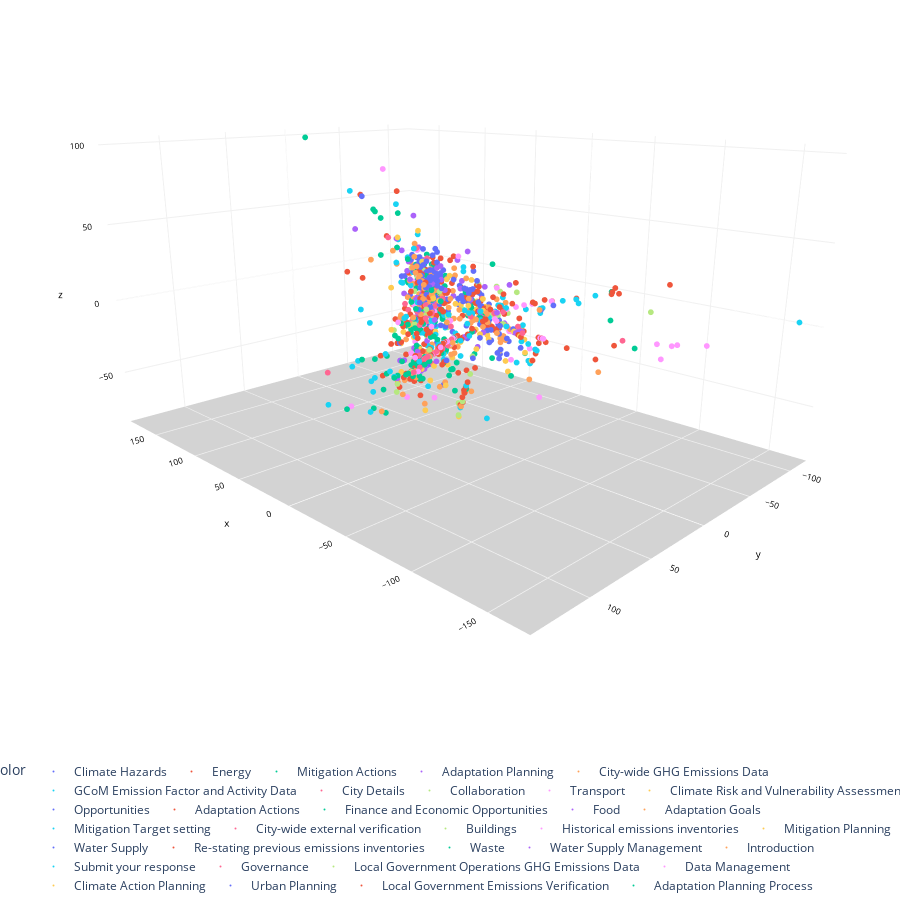

Notebook cell for this chart:
### Code cell
# Create a 3D scatter plot
fig = px.scatter_3d(None, 
                    x=X_trans3[:,0], 
                    y=X_trans3[:,1], 
                    z=X_trans3[:,2],
                    color=y.astype(str),
                    height=900, width=900
                   )

# Update chart looks
fig.update_layout(#title_text="Scatter 3D Plot",
                  showlegend=True,
                  legend=dict(orientation="h", y=0, xanchor="center", x=0.5),
                  scene_camera=dict(up=dict(x=0, y=0, z=1), 
                                        center=dict(x=0, y=0, z=-0.2),
                                        eye=dict(x=-1.5, y=1.5, z=0.5)),
                                        margin=dict(l=0, r=0, b=0, t=0),
                  scene = dict(xaxis=dict(backgroundcolor='white',
                                          color='black',
                                          gridcolor='#f0f0f0',
                                          title_font=dict(size=10),
                                          tickfont=dict(size=10),
                                         ),
                               yaxis=dict(backgroundcolor='white',
                                          color='black',
                                          gridcolor='#f0f0f0',
                                          title_font=dict(size=10),
                                          tickfont=dict(size=10),
                                          ),
                               zaxis=dict(backgroundcolor='lightgrey',
                                          color='black', 
                                          gridcolor='#f0f0f0',
                                          title_font=dict(size=10),
                                          tickfont=dict(size=10),
                                         )))

# Update marker size
fig.update_traces(marker=dict(size=2))

fig.show()
